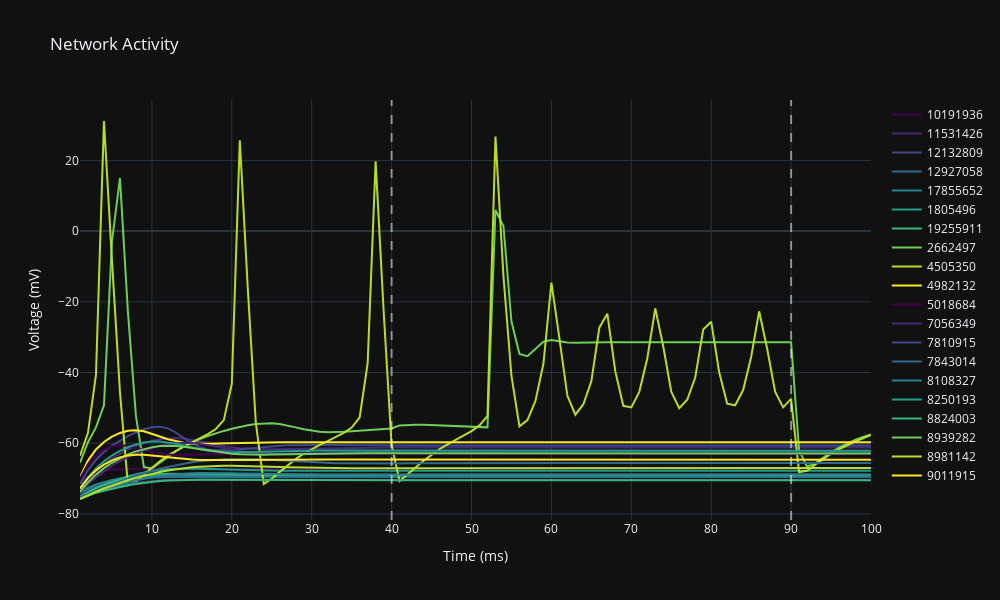

Notebook cell for this chart:
### Code cell
Vd = dict()
for i, vs in enumerate(v.T):
    Vd[int(stom[i][0])] = vs

plot_results(t, Vd, (40, 90), interactive=True)
